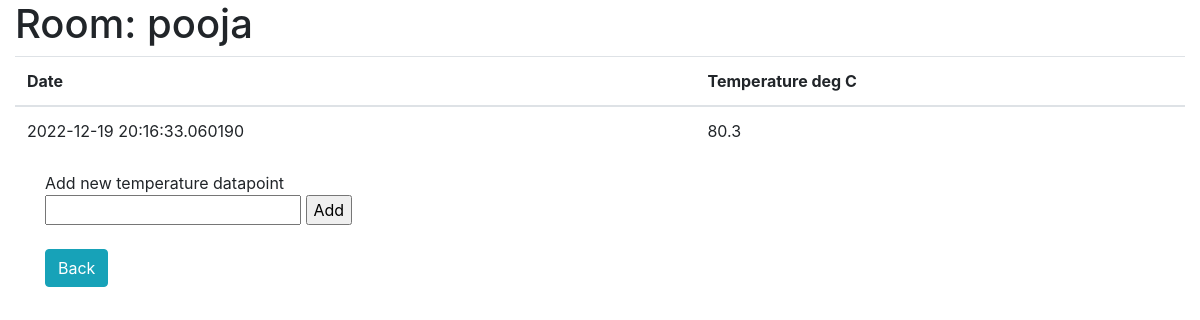
/temperatures/room/3, run on the app's committed database.
### app.py (models this page shows, shortened)
class Rooms(db.Model):
    id = db.Column(db.Integer,primary_key=True)
    room_name = db.Column(db.String(200),nullable=False, unique=True)
    date = db.Column(db.DateTime, default=datetime.utcnow)
    room_id = db.relationship('Temperatures', cascade='all,delete' ,backref='rooms')

class Temperatures(db.Model):
    id = db.Column(db.Integer,primary_key=True)
    date = db.Column(db.DateTime, default=datetime.utcnow)
    temperature = db.Column(db.Float, nullable=False)
    room_id = db.Column(db.Integer,db.ForeignKey('rooms.id'), nullable=False)

### app.py (the view)
@app.route("/temperatures/room/<int:room_id>", methods=['GET'])
def get_room_temperatures(room_id):
    if request.method == "GET":
        room = Rooms.query.get_or_404(room_id)
        temps = Temperatures.query.with_entities(Temperatures.id,Temperatures.temperature,Temperatures.date)\
                        .join(Rooms, Temperatures.room_id == Rooms.id)\
                        .filter(Temperatures.room_id==room_id).all()
        date_values = [d.date.strftime("%Y-%m-%d %H:%M:%S") for d in temps ]
        temp_values = [d.temperature for d in temps]
        df = pd.DataFrame(list(zip(date_values, temp_values)),columns =['DateTime', 'Temperature'])
        fig = px.line(df, x='DateTime', y='Temperature')
        fig.update_layout({'plot_bgcolor':'rgba(0,0,0,0)','paper_bgcolor':'rgba(0,0,0,0)'})
        graphJSON = json.dumps(fig, cls=plotly.utils.PlotlyJSONEncoder)
        return render_template('room_temperatures.html',room_name=room.room_name,temperatures=temps,room_id=room_id,graphJSON=graphJSON)

### templates/room_temperatures.html (shortened to what this page needs)
{% extends 'base.html' %}
{% block body %}
<div class="container-fluid">
    <h1>Room: {{ room_name }}</h1>
    {% if temperatures|length < 1 %}
    <h4>No temperatures available for this room</h4>
    {% else %}
    <table class="table styled-table">
        <thead>
            <tr>
                <th>Date</th>
                <th>Temperature deg C</th>
            </tr>
        </thead>
        <tbody>
            {% for temp in temperatures %}
            <tr>
                <td>{{ temp.date }}</td>
                <td>{{ temp.temperature }}</td>
            </tr>
            {% endfor %}
        </tbody>
    </table>
    {% endif %}
    <div class="container">
        <div style="align-items: right;">
            Add new temperature datapoint
            <form class="form" action="/temperature/{{ room_id }}/9999.9" method="POST">
                <input class="add_text_input" type="number" step="any" name="temperature_value" id="temperature_value">
                <input class="add_btn_input" type="submit" value="Add">
            </form>
        </div>
    </div>
    <br>
    <div class="container">
        <a href="/rooms" class="btn btn-info">Back</a>
    </div>
</div>
{% endblock %}

### data on the page
Rooms: room_name "pooja"
Temperatures: date "2022-12-19 20:16:33.060190", temperature "80.3"
